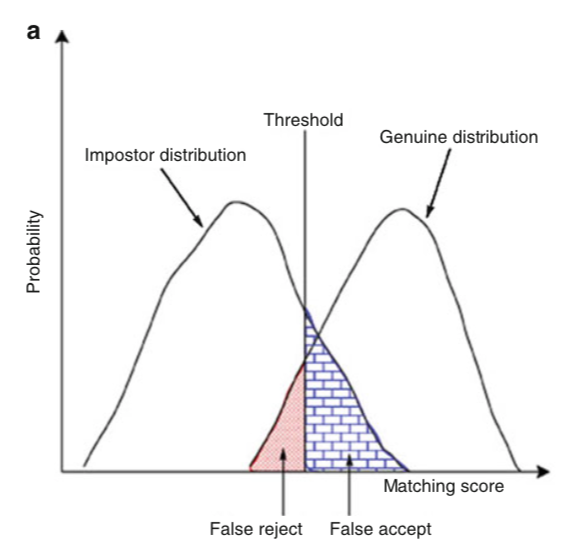
#> input picture Assignments/Assignment1/img/ScoreDistributions.png, 575 x 556 px
$ jupyter execute --allow-errors Solution.ipynb   (shell and % lines are left out)
#> lines starting #> are read from the running program, lines starting #| are printed output that depends on the picture
# Biometrics System Concepts
## Assignment 1: Evaluating performance of biometric systems
<b>Name</b>: Marty McFly |
<b>Student-nr</b>: C25 |
<b>Date</b>: June 12, 2015
---

In this assignment we focus on evaluating the performance of any biometric system in a verification and identification setting.

Before you get started you should be able to properly distinguish verification from identification and know the corresponding validation procedures. If this is not the case for you yet, **review the lecture notes!** We will give a short recap to refresh your memory:
* **VERIFICATION** (a.k.a. authentication): Authenticating a claimed identity (is this person who he/she claims to be?).

* **IDENTIFICATION**: Associate a particular individual with an identity (who is this unidentified individual?).

This document is structured as follows:

- [I. Reading the data](#I.-Reading-the-data)
- [II. Validation of verification system](#II.-Validation-of-verification-system)
- [III. Validation of identification system](#III.-Validation-of-identification-system)
- [IV. Assignment Instructions](#IV.-Assignment-Instructions)

Code examples will be provided below. You can and are invited to adapt these at your will (different parameter settings, different choices of alogorithmic components). The code examples in this assignment are just sekeleton code,  **adapt where needed! And try to keep things structured!**

[cell 1]
# Install and import the required python packages to run this notebook. Feel free to add more packages whenever needed.

import numpy as np
import matplotlib.pyplot as plt
# the following meta-command is required to get plots displayed in notebooks

# package for reading xml files
import xml.etree.ElementTree as ET

import os

# package for data analysis with fast and flexible data structures
import pandas as pd

# package to show a nice graphical progress-bar for lengthy calculations
# docu and installation on https://tqdm.github.io
# if you have difficulties installing this package:
# - make sure your jupyter lab is up to date
# - https://github.com/tqdm/tqdm/issues/394#issuecomment-384743637
# - consider just leaving it out (just remove the 'tqdm_notebook' in the code)
from tqdm.notebook import tqdm as tqdm_notebook

# import local modules for reading and converting BSSR1 fingerprint score data
import src.BSSR1 as BSSR1
import pickle

from sklearn.metrics import roc_curve, det_curve, auc, f1_score, accuracy_score,roc_auc_score, precision_recall_curve, average_precision_score

<div class="alert alert-block alert-info">
<b>Tip:</b>
Many operations have already been implemented in <a href="https://docs.scipy.org/doc/numpy/index.html">SciPy</a>, feel free to use them or any other unless explicitely stated not to in the assignment.</div>

## I. Reading the data
In this assignment we focus on the validation of a pre-exising biometric system. We will make use of actual predicted fingerprint similarity scores, from the left and right index fingers. This bypasses all steps of preprocessing, feature extraction and matching and allows us to concentrate on the score evaluation procedures. The scores are the result of comparing an enrolled user's image with that of the same (genuine scores) or another user (impostor scores). The data (biometrics scores set BSSR1) are made available through the American National Institute of Standards and Technologies [(NIST)](https://www.nist.gov/itl/iad/image-group/nist-biometric-scores-set-bssr1). They are provided as part of your assignment folder in the `data/fing-x-fing` subfolder.

In this code example we will compare the performance of a biometric system that was based on the right index finger to a biometric system based on the left index finger. These systems are referred to as `ri` and `li` respectively in both code and text.

### 1.1. Loading the similarity matrix and reading the genuine and impostor scores
We provide you with the code to read the scores from the files (normally you can leave this code as-is).

The code consits of 2 steps that are executed for both the `ri` and `li` system:
1. Scores are converted to similarity matrices. To simplify the task we have provided you with the similarity matrices. You need to load the similarity matrices with the genuine scores on the diagonal and the impostor scores on the off-diagonal elements.
2. Convert the original scores to a linear list of scores with associated labels of genuine or impostor (simplifies use of [scikit-learn](https://scikit-learn.org/stable/index.html))

#> (a cell that did not finish here is left out)

#> (a cell that did not finish here is left out)

<div class="alert alert-block alert-info">
<b>Tip:</b>
In this assignment we focus only on evaluating biometric systems. It is in your best interest to write your code such that it can easily be reused in the upcoming assignments, where you will have to develop entire biometric system pipelines.</div>

## II. Validation of verification system

[1]: <https://link.springer.com/book/10.1007/978-0-387-77326-1> ('Introduction to Biometrics' by AK Jain et al)
[2]: <https://machinelearningmastery.com/roc-curves-and-precision-recall-curves-for-classification-in-python/> (How and When to Use ROC Curves and Precision-Recall Curves for Classification in Python)

The performance of a verification scenario can be expressed in a number of ways (see [Jain et al.][1] section 1.4.1.1 for more information). In essence one has a binary classification problem: is it the claimed identity or not?

We denote our classes as:
<ol start="0">
  <li>Impostor (False),</li>
  <li>Genuine (True).</li>
</ol>

Furthermore, we represent the set of scores as s, the imposter event as $I$ and a genuine event as $G$.

#> (a cell that did not finish here is left out)

### 1. Evaluation using FMR, FRR, ROC and Precision/Recall curves

[1]: <https://link.springer.com/book/10.1007/978-0-387-77326-1> ('Introduction to Biometrics' by AK Jain et al)
[2]: <https://machinelearningmastery.com/roc-curves-and-precision-recall-curves-for-classification-in-python/> (How and When to Use ROC Curves and Precision-Recall Curves for Classification in Python)

#### 1.1 Genuine and impostor score distributions
Given the genuine and impostor scores (from section I), we can plot the imposter $p(s | I)$ and genuine $p(s | G)$ distribution to gain some first insights in the system. The result should look something like this:

<p align="center">

</p>

[cell 5]
img = plt.imread('img/ScoreDistributions.png')
#> img is the input picture: shape (556, 575, 4) float32; mean R, G, B, A 0.969, 0.967, 0.97, 1
plt.imshow(img)
plt.show()

<div class="alert alert-block alert-success">
<b>Q1: </b> Score distributions
<ul>
  <li>Plot the genuine and impostor score distributions in a single plot.</li>
  <li>Do you need to normalize the distributions? Why (not)?</li>
  <li>Describe qualitatively this combined plot (hint: limit the score range for better understanding)</li>
</ul>
</div>

[cell 6]
"""Plot the genuine and imposter score distributions."""
# Q1. Plot the genuine and impostor score distributions in a single plot.

# [16 lines left out: function plot_score_distributions, not called in this run]

#> (the rest of this cell did not finish here and is left out)

 🖊🖊  **Q2. Do you need to normalize the distributions? Why (not)?**

The density=True argument in the np.histogram() function call specifies that the histogram should be normalized so that the area under the histogram sums to 1. Therefore, the values in genuine_hist represent the probability density of the data points falling within each bin. So, we don't need other normalization and this normalization is essential because the vertical axis represent the probability and if we dont set density as True, it would show the number of samples on the vertical axis which is hardly interpretable

🖊🖊  **Q3. Describe qualitatively this combined plot (hint: limit the score range for better understanding)?**

The combined plot shows the genuine and impostor score distributions for two different biometric modalities: left fingerprints identification (LI) and right fingerprints identification (RI). Each modality has two histograms, one for genuine scores (scores from the same individual) and one for impostor scores (scores from different individuals).

Looking at the LI histograms, we can see that genuine scores (green) have higher values than impostor scores (blue) for most of the score range, indicating that the LI modality is able to differentiate well between individuals. The highest values for genuine scores occur at around 0.15, while the highest values for impostor scores occur at around 0.06.

The RI histograms show a similar pattern, with genuine scores (red) higher than impostor scores (black) for most of the score range. The highest values for genuine scores occur at around 0.17, while the highest values for impostor scores occur at around 0.08.

Comparing the two modalities, we can see that the RI modality seems to have slightly better performance than the LI modality, as the genuine scores are generally higher and the impostor scores are generally lower. However, the difference in performance is not large, and both modalities appear to be able to differentiate well between genuine and impostor scores. Overall, the combined plot provides a useful visualization of the performance of the two biometric modalities.

[cell 7]
# [19 lines left out: function plot_score_distributions_V2, not called in this run]

#> (the rest of this cell did not finish here and is left out)

#### 2. FMR, FRR and Receiver Operating Characteristic (ROC) curve

The 'false accept' and 'false reject' regions in the illustration above are quantified using the False Match/Acceptance Rates (FMR/FAR) and False Non-Match/Rejections Rates (FNMR/FRR). The FMR and FNMR can easily be computed given the previously calculated probability distributions and a threshold value $\eta$. Practically this boils down to a counting problem, having $\mathcal{I}$ the indicator function (return 1 if x is true, else 0) we can compute:
$$
FMR(\eta) = p(s \geq \eta | I) \approx \frac{1}{|I|} \sum_{s \in I} \mathcal{I}(s \geq \eta),
$$
$$
FRR(\eta) = p(s < \eta | G) \approx \frac{1}{|G|} \sum_{s \in G} \mathcal{I}(s < \eta).
$$

We can also compute the Genuine Acceptance Rate (GAR)/True Match Rate (TMR) as:
$$
GAR(\eta) = p(s \geq \eta | G) = 1 - FRR(\eta).
$$

Note that choosing a threshold is always a tradeof between FMR and FNMR. <br>

[cell 8]
img = plt.imread('img/FAR_FRR.png')
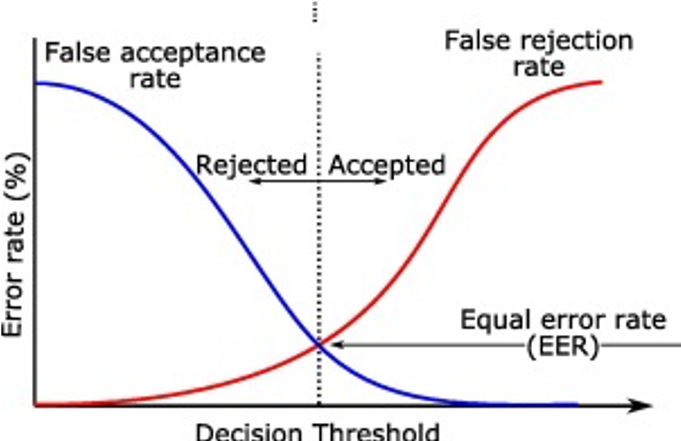
#> input picture Assignments/Assignment1/img/FAR_FRR.png, 681 x 441 px
#> img is the input picture: shape (441, 681, 4) float32; mean R, G, B, A 0.936, 0.93, 0.935, 0.998
plt.imshow(img)
plt.show()

To observe the impact of the threshold value, one often plots a Receiver Operating Characteristic (ROC) curve. Usually in these curves the GAR/TMR is plotted against the FMR for different decision threshold values  η . For those familiar with binary classification systems outside of the biometrics literature; the GAR/TMR is often referred to as the True Positive Rate (TPR), sensitivity or recall and FMR is also known as the False Positive Rate (FPR) or the False Accept Rate (FAR).

[cell 9]
img = plt.imread('img/ROC.png')
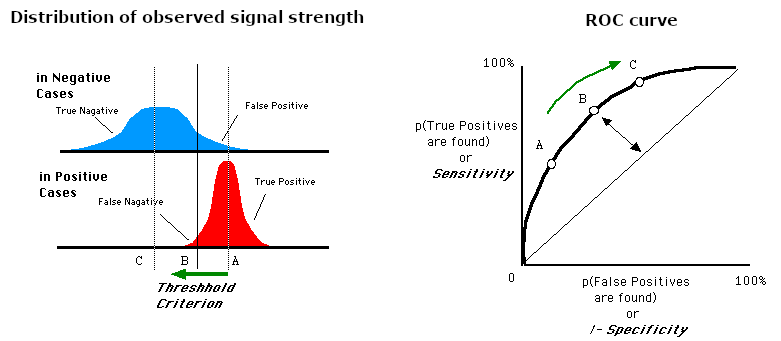
#> input picture Assignments/Assignment1/img/ROC.png, 781 x 341 px
#> img is the input picture: shape (341, 781, 4) float32; mean R, G, B, A 0.95, 0.948, 0.952, 1
plt.imshow(img)
plt.show()
